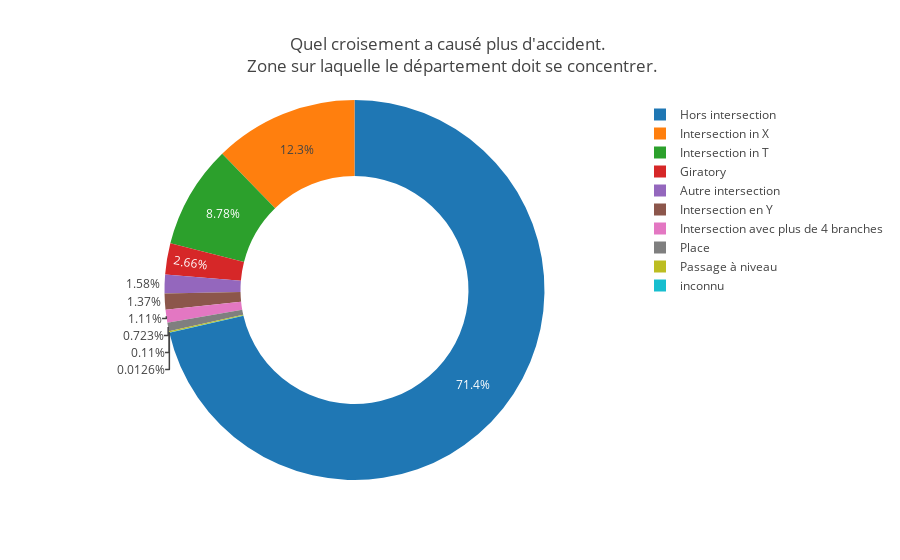

The code cell stored with this chart in its notebook:
### Code cell
Title = "Quel croisement a causé plus d'accident. <br> Zone sur laquelle le département doit se concentrer."
PlotPiechart(data_2.Intersection.values, data_2, 'Intersection')

### Figure 1 — Plotly figure (JSON) as saved in the notebook; plotly's stock layout.template omitted (floating-point values rounded to 4 significant figures)
{"data": [{"hole": 0.6, "hoverinfo": "label+percent+name", "labels": ["inconnu", "Hors intersection", "Intersection in X", "Intersection in T", "Intersection en Y", "Intersection avec plus de 4 branches", "Giratory", "Place", "Passage à niveau", "Autre intersection"], "name": "Intersection", "type": "pie", "uid": "9b3ae591-5541-41e5-bd6e-fb48f8471dd9", "values": [106, 599652, 103008, 73774, 11481, 9364, 22358, 6075, 920, 13247]}], "layout": {"annotations": [{"font": {"size": 40}, "showarrow": false, "text": " ", "x": 5.5, "y": 0.5}], "title": {"text": "Quel croisement a causé plus d'accident. <br> Zone sur laquelle le département doit se concentrer."}}}
